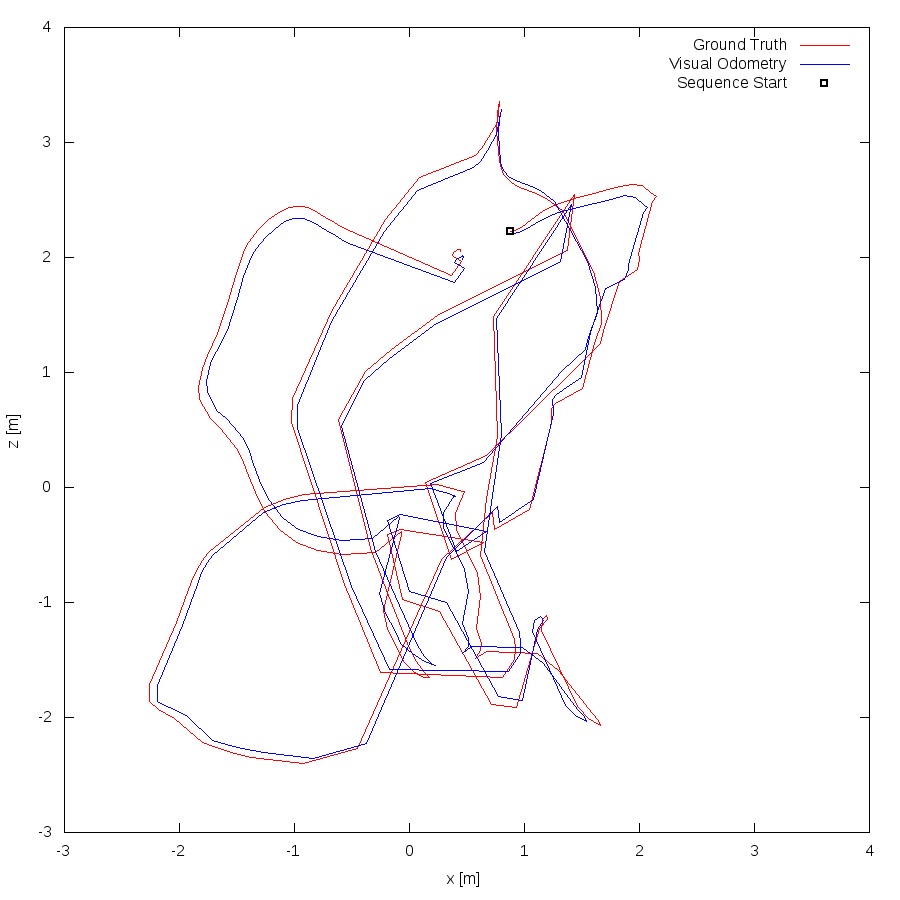

This chart was generated by the following gnuplot code:
set term postscript eps enhanced color
set output "00.eps"
set size ratio -1
set xrange [-3:4]
set yrange [-3:4]
set xlabel "x [m]"
set ylabel "z [m]"
plot "00.txt" using 1:2 lc rgb "#FF0000" title 'Ground Truth' w lines,"00.txt" using 3:4 lc rgb "#0000FF" title 'Visual Odometry' w lines,"< head -1 00.txt" using 1:2 lc rgb "#000000" pt 4 ps 1 lw 2 title 'Sequence Start' w points
